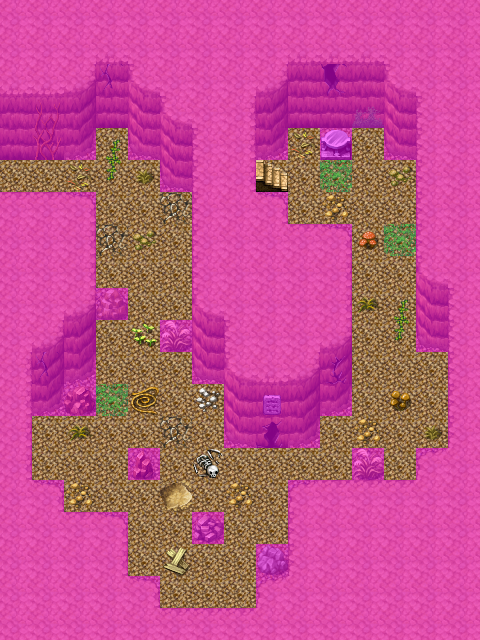

Tiled map render using the project's own tile images. Description and the map definition, with tile-layer contents summarised, below:
An orthogonal 15x20 tile map with 32x32 px tiles, 3 tile layers (Ground, Objects, Walkable), 1 hidden layer not drawn, 40 tilesets and 9 objects (7x spawn, 2x mapchange).

<map version="1.0" orientation="orthogonal" width="15" height="20" tilewidth="32" tileheight="32">
 <tileset firstgid="1" name="map_bed_1" tilewidth="32" tileheight="32">
  <image source="../drawable/map_bed_1.png" width="512" height="256" />
 </tileset>
 <tileset firstgid="129" name="map_border_1" tilewidth="32" tileheight="32">
  <image source="../drawable/map_border_1.png" width="512" height="256" />
 </tileset>
 <tileset firstgid="257" name="map_bridge_1" tilewidth="32" tileheight="32">
  <image source="../drawable/map_bridge_1.png" width="512" height="256" />
 </tileset>
 <tileset firstgid="385" name="map_broken_1" tilewidth="32" tileheight="32">
  <image source="../drawable/map_broken_1.png" width="512" height="256" />
 </tileset>
 <tileset firstgid="513" name="map_cavewall_1" tilewidth="32" tileheight="32">
  <image source="../drawable/map_cavewall_1.png" width="576" height="192" />
 </tileset>
 <tileset firstgid="621" name="map_cavewall_2" tilewidth="32" tileheight="32">
  <image source="../drawable/map_cavewall_2.png" width="576" height="192" />
 </tileset>
 <tileset firstgid="729" name="map_cavewall_3" tilewidth="32" tileheight="32">
  <image source="../drawable/map_cavewall_3.png" width="576" height="192" />
 </tileset>
 <tileset firstgid="837" name="map_chair_table_1" tilewidth="32" tileheight="32">
  <image source="../drawable/map_chair_table_1.png" width="512" height="256" />
 </tileset>
 <tileset firstgid="965" name="map_crate_1" tilewidth="32" tileheight="32">
  <image source="../drawable/map_crate_1.png" width="512" height="256" />
 </tileset>
 <tileset firstgid="1093" name="map_cupboard_1" tilewidth="32" tileheight="32">
  <image source="../drawable/map_cupboard_1.png" width="512" height="256" />
 </tileset>
 <tileset firstgid="1221" name="map_curtain_1" tilewidth="32" tileheight="32">
  <image source="../drawable/map_curtain_1.png" width="512" height="256" />
 </tileset>
 <tileset firstgid="1349" name="map_entrance_1" tilewidth="32" tileheight="32">
  <image source="../drawable/map_entrance_1.png" width="512" height="256" />
 </tileset>
 <tileset firstgid="1477" name="map_fence_1" tilewidth="32" tileheight="32">
  <image source="../drawable/map_fence_1.png" width="512" height="256" />
 </tileset>
 <tileset firstgid="1605" name="map_fence_2" tilewidth="32" tileheight="32">
  <image source="../drawable/map_fence_2.png" width="512" height="256" />
 </tileset>
 <tileset firstgid="1733" name="map_ground_1" tilewidth="32" tileheight="32">
  <image source="../drawable/map_ground_1.png" width="512" height="256" />
 </tileset>
 <tileset firstgid="1861" name="map_ground_2" tilewidth="32" tileheight="32">
  <image source="../drawable/map_ground_2.png" width="512" height="256" />
 </tileset>
 <tileset firstgid="1989" name="map_ground_3" tilewidth="32" tileheight="32">
  <image source="../drawable/map_ground_3.png" width="512" height="256" />
 </tileset>
 <tileset firstgid="2117" name="map_ground_4" tilewidth="32" tileheight="32">
  <image source="../drawable/map_ground_4.png" width="512" height="256" />
 </tileset>
 <tileset firstgid="2245" name="map_ground_5" tilewidth="32" tileheight="32">
  <image source="../drawable/map_ground_5.png" width="512" height="256" />
 </tileset>
 <tileset firstgid="2373" name="map_ground_6" tilewidth="32" tileheight="32">
  <image source="../drawable/map_ground_6.png" width="512" height="256" />
 </tileset>
 <tileset firstgid="2501" name="map_ground_7" tilewidth="32" tileheight="32">
  <image source="../drawable/map_ground_7.png" width="512" height="256" />
 </tileset>
 <tileset firstgid="2629" name="map_ground_8" tilewidth="32" tileheight="32">
  <image source="../drawable/map_ground_8.png" width="512" height="256" />
 </tileset>
 <tileset firstgid="2757" name="map_indoor_1" tilewidth="32" tileheight="32">
  <image source="../drawable/map_indoor_1.png" width="512" height="256" />
 </tileset>
 <tileset firstgid="2885" name="map_kitchen_1" tilewidth="32" tileheight="32">
  <image source="../drawable/map_kitchen_1.png" width="512" height="256" />
 </tileset>
 <tileset firstgid="3013" name="map_outdoor_1" tilewidth="32" tileheight="32">
  <image source="../drawable/map_outdoor_1.png" width="512" height="256" />
 </tileset>
 <tileset firstgid="3141" name="map_pillar_1" tilewidth="32" tileheight="32">
  <image source="../drawable/map_pillar_1.png" width="512" height="256" />
 </tileset>
 <tileset firstgid="3269" name="map_plant_1" tilewidth="32" tileheight="32">
  <image source="../drawable/map_plant_1.png" width="512" height="256" />
 </tileset>
 <tileset firstgid="3397" name="map_rock_1" tilewidth="32" tileheight="32">
  <image source="../drawable/map_rock_1.png" width="512" height="256" />
 </tileset>
 <tileset firstgid="3525" name="map_roof_1" tilewidth="32" tileheight="32">
  <image source="../drawable/map_roof_1.png" width="512" height="256" />
 </tileset>
 <tileset firstgid="3653" name="map_roof_2" tilewidth="32" tileheight="32">
  <image source="../drawable/map_roof_2.png" width="512" height="256" />
 </tileset>
 <tileset firstgid="3781" name="map_shop_1" tilewidth="32" tileheight="32">
  <image source="../drawable/map_shop_1.png" width="512" height="256" />
 </tileset>
 <tileset firstgid="3909" name="map_sign_ladder_1" tilewidth="32" tileheight="32">
  <image source="../drawable/map_sign_ladder_1.png" width="512" height="256" />
 </tileset>
 <tileset firstgid="4037" name="map_table_1" tilewidth="32" tileheight="32">
  <image source="../drawable/map_table_1.png" width="512" height="256" />
 </tileset>
 <tileset firstgid="4165" name="map_trail_1" tilewidth="32" tileheight="32">
  <image source="../drawable/map_trail_1.png" width="512" height="256" />
 </tileset>
 <tileset firstgid="4293" name="map_tree_1" tilewidth="32" tileheight="32">
  <image source="../drawable/map_tree_1.png" width="512" height="256" />
 </tileset>
 <tileset firstgid="4421" name="map_wall_1" tilewidth="32" tileheight="32">
  <image source="../drawable/map_wall_1.png" width="512" height="256" />
 </tileset>
 <tileset firstgid="4549" name="map_wall_2" tilewidth="32" tileheight="32">
  <image source="../drawable/map_wall_2.png" width="480" height="256" />
 </tileset>
 <tileset firstgid="4669" name="map_wall_3" tilewidth="32" tileheight="32">
  <image source="../drawable/map_wall_3.png" width="480" height="256" />
 </tileset>
 <tileset firstgid="4789" name="map_window_1" tilewidth="32" tileheight="32">
  <image source="../drawable/map_window_1.png" width="512" height="256" />
 </tileset>
 <tileset firstgid="4917" name="map_window_2" tilewidth="32" tileheight="32">
  <image source="../drawable/map_window_2.png" width="512" height="256" />
 </tileset>
 <layer name="Ground" width="15" height="20">
  <data>[300 cells, 300 non-empty, 12 distinct tile ids]</data>
 </layer>
 <layer name="Objects" width="15" height="20">
  <data>[300 cells, 69 non-empty, 37 distinct tile ids]</data>
 </layer>
 <layer name="Above" width="15" height="20" visible="0">
  <data>[300 cells, 300 non-empty, 1 distinct tile ids]</data>
 </layer>
 <layer name="Walkable" width="15" height="20">
  <data>[300 cells, 211 non-empty, 1 distinct tile ids]</data>
 </layer>
 <objectgroup name="Mapevents">
  <object name="west" type="mapchange" x="0" y="160" width="32" height="32">
   <properties>
    <property name="map" value="lodarcave6" />
    <property name="place" value="east" />
   </properties>
  </object>
  <object name="up lodarcave7" type="mapchange" x="256" y="160" width="32" height="32">
   <properties>
    <property name="map" value="lodarhouse0" />
    <property name="place" value="down lodarhouse0" />
   </properties>
  </object>
 </objectgroup>
 <objectgroup name="Spawn">
  <!-- 6 objects omitted --></objectgroup>
 <objectgroup name="Spawn_bats" visible="0">
  <!-- 1 objects omitted --></objectgroup>
 <objectgroup name="Keys" />
</map>
<!-- 7 of 9 objects omitted -->
